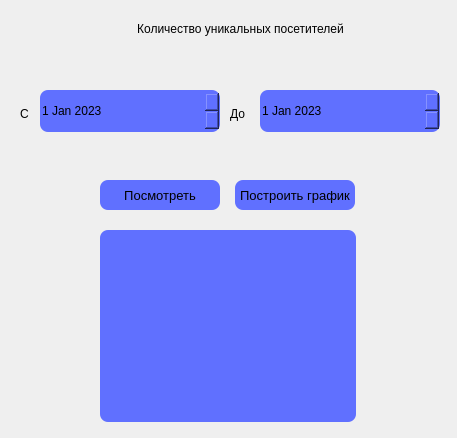
<?xml version="1.0" encoding="UTF-8"?>
<ui version="4.0">
 <class>Dialog</class>
 <widget class="QDialog" name="Dialog">
  <property name="geometry">
   <rect>
    <x>0</x>
    <y>0</y>
    <width>457</width>
    <height>438</height>
   </rect>
  </property>
  <property name="windowTitle">
   <string>Визиты</string>
  </property>
  <widget class="QDateEdit" name="dateEdit">
   <property name="geometry">
    <rect>
     <x>40</x>
     <y>90</y>
     <width>180</width>
     <height>42</height>
    </rect>
   </property>
   <property name="styleSheet">
    <string notr="true">background-color: rgb(96, 112, 255);
border-radius: 8px;</string>
   </property>
   <property name="date">
    <date>
     <year>2023</year>
     <month>1</month>
     <day>1</day>
    </date>
   </property>
  </widget>
  <widget class="QDateEdit" name="dateEdit_2">
   <property name="geometry">
    <rect>
     <x>260</x>
     <y>90</y>
     <width>180</width>
     <height>42</height>
    </rect>
   </property>
   <property name="styleSheet">
    <string notr="true">background-color: rgb(96, 112, 255);
border-radius: 8px;</string>
   </property>
   <property name="date">
    <date>
     <year>2023</year>
     <month>1</month>
     <day>1</day>
    </date>
   </property>
  </widget>
  <widget class="QLabel" name="label">
   <property name="geometry">
    <rect>
     <x>20</x>
     <y>105</y>
     <width>21</width>
     <height>18</height>
    </rect>
   </property>
   <property name="text">
    <string>С</string>
   </property>
  </widget>
  <widget class="QLabel" name="label_2">
   <property name="geometry">
    <rect>
     <x>230</x>
     <y>105</y>
     <width>21</width>
     <height>18</height>
    </rect>
   </property>
   <property name="text">
    <string>До</string>
   </property>
  </widget>
  <widget class="QLabel" name="label_3">
   <property name="geometry">
    <rect>
     <x>100</x>
     <y>20</y>
     <width>281</width>
     <height>18</height>
    </rect>
   </property>
   <property name="text">
    <string>Количество уникальных посетителей</string>
   </property>
   <property name="alignment">
    <set>Qt::AlignCenter</set>
   </property>
  </widget>
  <widget class="QLabel" name="label_4">
   <property name="geometry">
    <rect>
     <x>80</x>
     <y>50</y>
     <width>301</width>
     <height>18</height>
    </rect>
   </property>
   <property name="text">
    <string/>
   </property>
   <property name="alignment">
    <set>Qt::AlignCenter</set>
   </property>
  </widget>
  <widget class="QPushButton" name="pushButton_4">
   <property name="geometry">
    <rect>
     <x>100</x>
     <y>180</y>
     <width>120</width>
     <height>30</height>
    </rect>
   </property>
   <property name="sizePolicy">
    <sizepolicy hsizetype="Expanding" vsizetype="Fixed">
     <horstretch>0</horstretch>
     <verstretch>0</verstretch>
    </sizepolicy>
   </property>
   <property name="palette">
    <palette>
     <active>
      <colorrole role="Button">
       <brush brushstyle="SolidPattern">
        <color alpha="255">
         <red>96</red>
         <green>112</green>
         <blue>255</blue>
        </color>
       </brush>
      </colorrole>
      <colorrole role="Base">
       <brush brushstyle="SolidPattern">
        <color alpha="255">
         <red>96</red>
         <green>112</green>
         <blue>255</blue>
        </color>
       </brush>
      </colorrole>
      <colorrole role="Window">
       <brush brushstyle="SolidPattern">
        <color alpha="255">
         <red>96</red>
         <green>112</green>
         <blue>255</blue>
        </color>
       </brush>
      </colorrole>
     </active>
     <inactive>
      <colorrole role="Button">
       <brush brushstyle="SolidPattern">
        <color alpha="255">
         <red>96</red>
         <green>112</green>
         <blue>255</blue>
        </color>
       </brush>
      </colorrole>
      <colorrole role="Base">
       <brush brushstyle="SolidPattern">
        <color alpha="255">
         <red>96</red>
         <green>112</green>
         <blue>255</blue>
        </color>
       </brush>
      </colorrole>
      <colorrole role="Window">
       <brush brushstyle="SolidPattern">
        <color alpha="255">
         <red>96</red>
         <green>112</green>
         <blue>255</blue>
        </color>
       </brush>
      </colorrole>
     </inactive>
     <disabled>
      <colorrole role="Button">
       <brush brushstyle="SolidPattern">
        <color alpha="255">
         <red>96</red>
         <green>112</green>
         <blue>255</blue>
        </color>
       </brush>
      </colorrole>
      <colorrole role="Base">
       <brush brushstyle="SolidPattern">
        <color alpha="255">
         <red>96</red>
         <green>112</green>
         <blue>255</blue>
        </color>
       </brush>
      </colorrole>
      <colorrole role="Window">
       <brush brushstyle="SolidPattern">
        <color alpha="255">
         <red>96</red>
         <green>112</green>
         <blue>255</blue>
        </color>
       </brush>
      </colorrole>
     </disabled>
    </palette>
   </property>
   <property name="font">
    <font>
     <pointsize>10</pointsize>
    </font>
   </property>
   <property name="mouseTracking">
    <bool>false</bool>
   </property>
   <property name="styleSheet">
    <string notr="true">background-color: rgb(96, 112, 255);
border-radius: 8px;</string>
   </property>
   <property name="text">
    <string>Посмотреть</string>
   </property>
   <property name="default">
    <bool>false</bool>
   </property>
   <property name="flat">
    <bool>false</bool>
   </property>
  </widget>
  <widget class="QListWidget" name="listWidget">
   <property name="geometry">
    <rect>
     <x>100</x>
     <y>230</y>
     <width>256</width>
     <height>192</height>
    </rect>
   </property>
   <property name="styleSheet">
    <string notr="true">QListWidget {
background-color: rgb(96, 112, 255);
border-radius: 8px;
}

 QScrollBar:vertical {
     border: 2px solid grey;
     background: rgb(96, 112, 255);
     width: 10px;
     margin: 22px 0 22px 0;
 }
 QScrollBar::handle:vertical {
     background: #32CC99;
     min-height: 20px;
 }
 QScrollBar::add-line:vertical {
     border: 2px solid grey;
     background: #32CC99;
     height: 20px;
     subcontrol-position: bottom;
     subcontrol-origin: margin;
 }

 QScrollBar::sub-line:vertical {
     border: 2px solid grey;
     background: #32CC99;
     height: 20px;
     subcontrol-position: top;
     subcontrol-origin: margin;
 }
 QScrollBar::up-arrow:vertical, QScrollBar::down-arrow:vertical {
     border: 2px solid grey;
     width: 3px;
     height: 3px;
     background: white;
 }

 QScrollBar::add-page:vertical, QScrollBar::sub-page:vertical {
     background: none;
 }

QScrollBar:horizontal {
    border: 2px solid grey;
    background: rgb(96, 112, 255);
    height: 10px;
    margin: 0px 20px 0 20px;
}
QScrollBar::handle:horizontal {
    background: #32CC99;
    min-width: 20px;
}

QScrollBar::add-line:horizontal {
    border: 2px solid grey;
    background: #32CC99;
    width: 20px;
    subcontrol-position: right;
    subcontrol-origin: margin;
}

QScrollBar::sub-line:horizontal {
    border: 2px solid grey;
    background: #32CC99;
    width: 20px;
    subcontrol-position: left;
    subcontrol-origin: margin;
}

QScrollBar:left-arrow:horizontal, QScrollBar::right-arrow:horizontal {
    border: 2px solid grey;
    width: 3px;
    height: 3px;
    background: white;
}

QScrollBar::add-page:horizontal, QScrollBar::sub-page:horizontal {
    background: none;
}</string>
   </property>
  </widget>
  <widget class="QPushButton" name="pushButton_5">
   <property name="geometry">
    <rect>
     <x>235</x>
     <y>180</y>
     <width>120</width>
     <height>30</height>
    </rect>
   </property>
   <property name="sizePolicy">
    <sizepolicy hsizetype="Expanding" vsizetype="Fixed">
     <horstretch>0</horstretch>
     <verstretch>0</verstretch>
    </sizepolicy>
   </property>
   <property name="palette">
    <palette>
     <active>
      <colorrole role="Button">
       <brush brushstyle="SolidPattern">
        <color alpha="255">
         <red>96</red>
         <green>112</green>
         <blue>255</blue>
        </color>
       </brush>
      </colorrole>
      <colorrole role="Base">
       <brush brushstyle="SolidPattern">
        <color alpha="255">
         <red>96</red>
         <green>112</green>
         <blue>255</blue>
        </color>
       </brush>
      </colorrole>
      <colorrole role="Window">
       <brush brushstyle="SolidPattern">
        <color alpha="255">
         <red>96</red>
         <green>112</green>
         <blue>255</blue>
        </color>
       </brush>
      </colorrole>
     </active>
     <inactive>
      <colorrole role="Button">
       <brush brushstyle="SolidPattern">
        <color alpha="255">
         <red>96</red>
         <green>112</green>
         <blue>255</blue>
        </color>
       </brush>
      </colorrole>
      <colorrole role="Base">
       <brush brushstyle="SolidPattern">
        <color alpha="255">
         <red>96</red>
         <green>112</green>
         <blue>255</blue>
        </color>
       </brush>
      </colorrole>
      <colorrole role="Window">
       <brush brushstyle="SolidPattern">
        <color alpha="255">
         <red>96</red>
         <green>112</green>
         <blue>255</blue>
        </color>
       </brush>
      </colorrole>
     </inactive>
     <disabled>
      <colorrole role="Button">
       <brush brushstyle="SolidPattern">
        <color alpha="255">
         <red>96</red>
         <green>112</green>
         <blue>255</blue>
        </color>
       </brush>
      </colorrole>
      <colorrole role="Base">
       <brush brushstyle="SolidPattern">
        <color alpha="255">
         <red>96</red>
         <green>112</green>
         <blue>255</blue>
        </color>
       </brush>
      </colorrole>
      <colorrole role="Window">
       <brush brushstyle="SolidPattern">
        <color alpha="255">
         <red>96</red>
         <green>112</green>
         <blue>255</blue>
        </color>
       </brush>
      </colorrole>
     </disabled>
    </palette>
   </property>
   <property name="font">
    <font>
     <pointsize>10</pointsize>
    </font>
   </property>
   <property name="mouseTracking">
    <bool>false</bool>
   </property>
   <property name="styleSheet">
    <string notr="true">background-color: rgb(96, 112, 255);
border-radius: 8px;</string>
   </property>
   <property name="text">
    <string>Построить график</string>
   </property>
   <property name="default">
    <bool>false</bool>
   </property>
   <property name="flat">
    <bool>false</bool>
   </property>
  </widget>
 </widget>
 <resources/>
 <connections/>
</ui>
